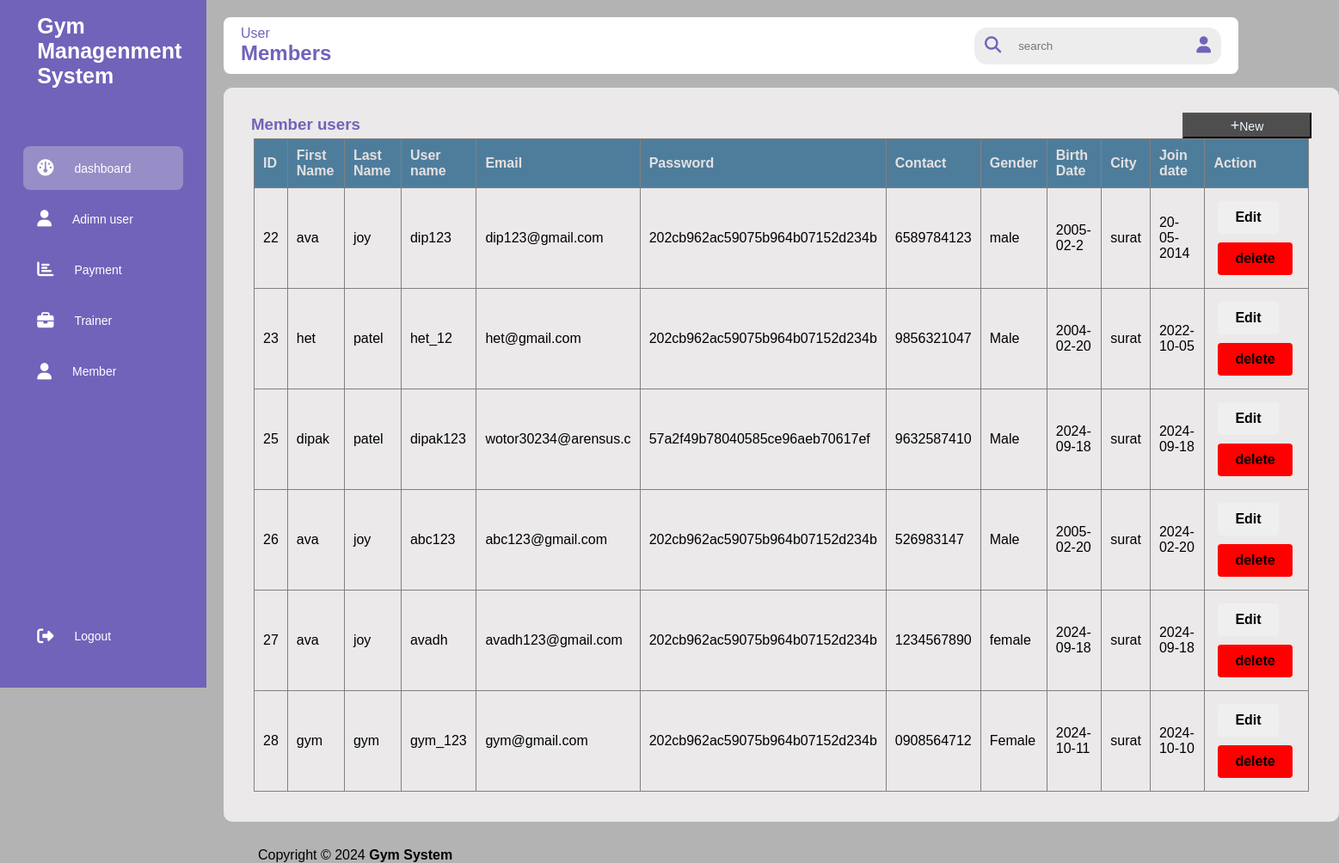
Screenshot of /adminpage/register_user.php (signed in) with the database file from the repository.
### tables this page shows
CREATE TABLE `registration` (
  `user_id` int(11) NOT NULL,
  `fname` varchar(10) NOT NULL,
  `lname` varchar(10) NOT NULL,
  `user_name` varchar(10) NOT NULL,
  `email` varchar(20) NOT NULL,
  `password` varchar(30) NOT NULL,
  `cpassword` varchar(30) NOT NULL,
  `contact` varchar(10) NOT NULL,
  `gender` varchar(10) NOT NULL,
  `bod` varchar(10) NOT NULL,
  `city` varchar(10) NOT NULL,
  `jdate` varchar(10) NOT NULL
);

### adminpage/register_user.php (the view, shortened to what this page needs)
<!DOCTYPE html>
<html lang="en">
<head>
    <link rel="stylesheet" href="https://cdnjs.cloudflare.com/ajax/libs/font-awesome/6.4.2/css/all.min.css" />
    <link rel="stylesheet" href="style.css">
</head>
<body>
    <?php include "navbar.php"; ?>
    <div class="msin-contect">
        <div class="header">
            <div class="title">
                <span>User</span>
                <h2>Members</h2>
            </div>
            <div class="user_info">
                <div class="search-box">
                    <i class="fa-solid fa-search"></i>
                    <input type="text" name="" placeholder="search" id=""><br>
                    <i class="fas fa-user" class="user"></i>
                </div>
            </div>
        </div>
        <div class="container">
            <div class="table1">
                <h3 class="title"> Member users </h3>
                <a href="addmember.php">
                    <button id="btn"><span>+</span>New</button>
                </a>
                <div class="t-contect">
                    <table border="1px">
                        <thead>
                            <tr>
                                <th>ID</th>
                                <th>First Name</th>
                                <th>Last Name</th>
                                <th>User name</th>
                                <th>Email</th>
                                <th>Password</th>
                                <th>Contact</th>
                                <th>Gender</th>
                                <th>Birth Date</th>
                                <th>City</th>
                                <th>Join date</th>
                                <th>Action</th>
                            </tr>
                        </thead>
                        <tbody>
                         <?php
                        include "connection.php";
                        $sql = "select * from registration";
                        $result = mysqli_query($conn, $sql) or die("some query issues....");
                        while ($row = mysqli_fetch_assoc($result)) {
                        ?>
                            <td><?php echo $row['user_id'] ?></td>
                            <td><?php echo $row['fname'] ?></td>
                            <td><?php echo $row['lname'] ?></td>
                            <td><?php echo $row['user_name'] ?></td>
                            <td><?php echo $row['email'] ?></td>
                            <td><?php echo $row['password'] ?></td>
                            <td><?php echo $row['contact'] ?></td>
                            <td><?php echo $row['gender'] ?></td>
                            <td><?php echo $row['bod'] ?></td>
                            <td><?php echo $row['city'] ?></td>
                            <td><?php echo $row['jdate'] ?></td>
                            <td>
                                <a href="member-update.php?id=<?php echo $row['user_id']; ?>"><button class="btn"><b>Edit</b></button></a>
                                <a href="delete.php?id=<?php echo $row['user_id']; ?>"><button class="btn" id="delete"><b>delete</b></button></a>
                            </td>
                        <?php } ?>
                        </tbody>
                    </table>
                </div>
            </div>
            <?php include('footer.php'); ?>
        </div>
</body>
</html>

### adminpage/style.css (style rules this page uses)
* { margin: 0; padding: 0; outline: none; box-sizing: border-box; font-family: "poppins", sans-serif; }
body { display: flex; background: #7878788f; }
.header i { cursor: pointer; }
.header { display: flex; justify-content: space-between; align-items: center; margin: 20px 0 0 260px; flex-wrap: wrap; border-radius: 8px; width: 1180px; background: #fff; padding: 10px 20px; min-width: 100vh; }
.title { color: rgba(113, 99, 186, 255); }
.user_info { display: flex; align-items: center; gap: 10; }
.search-box { background: rgb(237, 237, 237); border-radius: 15px; color: rgba(113, 99, 186, 255); display: flex; align-items: center; gap: 10px; padding: 4px 12px; }
.search-box input { background: transparent; padding: 10px; border: none; }
.search-box i { font-size: 1.2rem; cursor: pointer; }
.container { height: 600px; background: #ffffff; margin: 10px 0 0 260px; position: relative; border-radius: 12px; }
.table1 { background: #ebe9e9; margin-top: 1rem; border-radius: 10px; padding: 2rem; }
.t-contect { width:100% ; padding: 3px; }
table { width: 100%; border-collapse: collapse; }
thead { background: #4e7d9c; color: #e4e1e1; }
th { padding:10px; text-align: left; }
td { padding:10px; }
.btn { font-size: 15px; padding: 4px; }
#delete { background: red; }
.btn { padding: 10px 20px; border: none; border-radius: 4px; cursor: pointer; font-size: 16px; margin: 5px; }
.table1 a #btn { float: right; width: 150px; height: 30px; color: aliceblue; margin-top: -25px; font-size: 14px; background: rgb(63, 61, 61); }
.table1 a #btn span { font-size: 18px; }

### adminpage/register_user.php (style rules this page uses)
.table1 a #btn { float: right; width: 150px; height: 30px; color: aliceblue; background: #4e4e4e; margin-top: -25px; font-size: 14px; }
.table1 a #btn span { font-size: 18px; }

### rows the page displays
registration: user_id "22", fname "ava", lname "joy", user_name "dip123", email "dip123@gmail.com", password "202cb962ac59075b964b07152d234b", contact "6589784123", gender "male", bod "2005-02-2", city "surat", jdate "20-05-2014"
registration: user_id "23", fname "het", lname "patel", user_name "het_12", email "het@gmail.com", password "202cb962ac59075b964b07152d234b", contact "9856321047", gender "Male", bod "2004-02-20", city "surat", jdate "2022-10-05"
registration: user_id "25", fname "dipak", lname "patel", user_name "dipak123", email "wotor30234@arensus.c", password "57a2f49b78040585ce96aeb70617ef", contact "9632587410", gender "Male", bod "2024-09-18", city "surat", jdate "2024-09-18"
registration: user_id "26", fname "ava", lname "joy", user_name "abc123", email "abc123@gmail.com", password "202cb962ac59075b964b07152d234b", contact "526983147", gender "Male", bod "2005-02-20", city "surat", jdate "2024-02-20"
registration: user_id "27", fname "ava", lname "joy", user_name "avadh", email "avadh123@gmail.com", password "202cb962ac59075b964b07152d234b", contact "1234567890", gender "female", bod "2024-09-18", city "surat", jdate "2024-09-18"
registration: user_id "28", fname "gym", lname "gym", user_name "gym_123", email "gym@gmail.com", password "202cb962ac59075b964b07152d234b", contact "0908564712", gender "Female", bod "2024-10-11", city "surat", jdate "2024-10-10"
